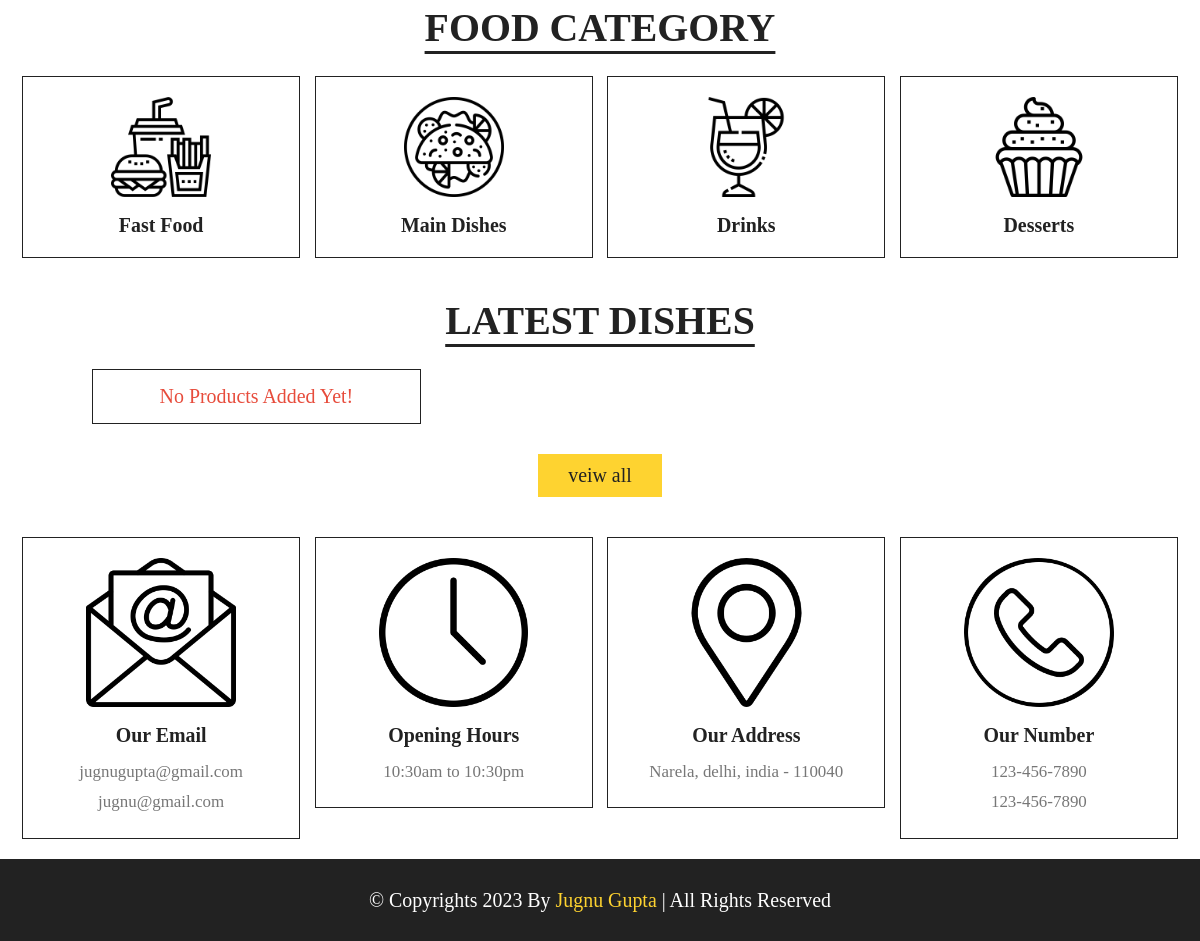
Page /home.php (lower part) on the earlier database version.
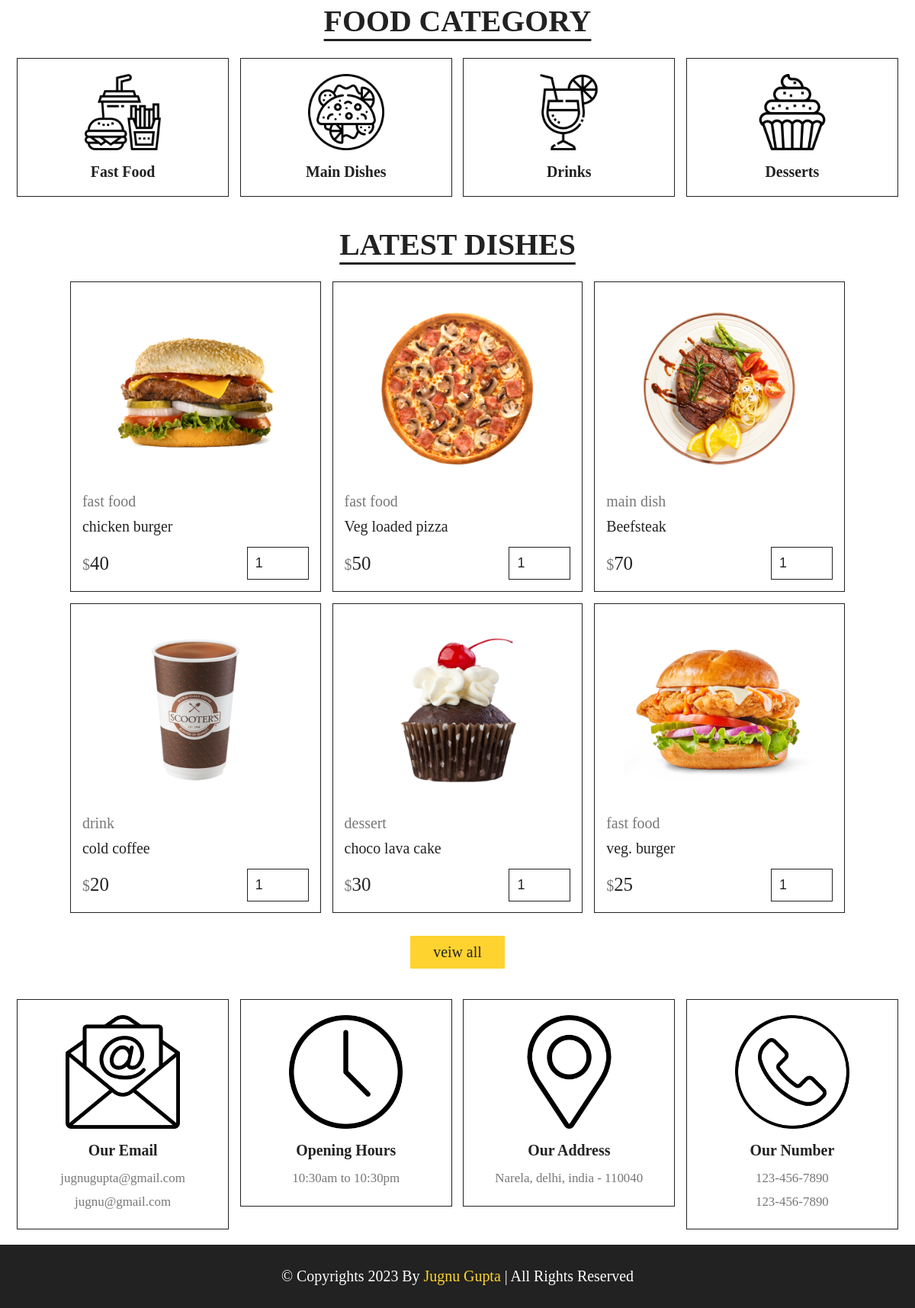
Same page on the later database version.
### tables this page shows
CREATE TABLE `products` (
  `id` int(100) NOT NULL,
  `name` varchar(100) NOT NULL,
  `category` varchar(100) NOT NULL,
  `price` int(10) NOT NULL,
  `image` varchar(100) NOT NULL
);

### home.php (the view, shortened to what this page needs)
<?php
    include('components/connection.php');
?>
<!DOCTYPE html>
<html lang="en">
<head>
    <link rel="stylesheet" href="https://cdn.jsdelivr.net/npm/swiper@11/swiper-bundle.min.css" />
    <link rel="stylesheet" href="./CSS/style.css">
</head>
<body>
    <section class="category">
        <h1 class="title">food category</h1>
        <div class="box-container">
            <a href="category.php?category=fast food" class="box">
                <img src="images/cat-1.png" alt="">
                <h3>fast food</h3>
            </a>
            <a href="category.php?category=main dish" class="box">
                <img src="images/cat-2.png" alt="">
                <h3>main dishes</h3>
            </a>
            <a href="category.php?category=drink" class="box">
                <img src="images/cat-3.png" alt="">
                <h3>drinks</h3>
            </a>
            <a href="category.php?category=dessert" class="box">
                <img src="images/cat-4.png" alt="">
                <h3>desserts</h3>
            </a>
        </div>
    </section>
    <section class="products">
    <h1 class="title">latest dishes</h1>
    <div class="box-container">
        <?php
            $sql = "SELECT * FROM `products` LIMIT 6;";
            $select_products = mysqli_query($conn, $sql);
            $fetch_products = mysqli_fetch_all($select_products, MYSQLI_ASSOC);
            if(count($fetch_products) > 0){
                for ($i = 0; $i < count($fetch_products); $i++) {
        ?>
        <form action="" method="post" class="box">
            <img src="uploaded_img/<?= $fetch_products[$i]['image']; ?>" alt="">
            <a href="category.php?category=<?= $fetch_products[$i]['category']; ?>" class="cat"><?= $fetch_products[$i]['category']; ?></a>
            <div class="name"><?= $fetch_products[$i]['name']; ?></div>
            <div class="flex">
            <div class="price"><span>$</span><?= $fetch_products[$i]['price']; ?></div>
            <input type="number" name="qty" class="qty" min="1" max="99" value="1" maxlength="2">
            </div>
        </form>
        <?php
            }
        }else{
            echo '<p class="empty">no products added yet!</p>';
        }
        ?>
    </div>
    <div class="more-btn">
        <a href="menu.html" class="btn">veiw all</a>
    </div>
    </section>
    <?php include('components/footer.php'); ?>
</body>
</html>

Differences in the rows shown:
added products: image (picture), category "fast food", name "chicken burger", price "40"
added products: image (picture), category "fast food", name "Veg loaded pizza", price "50"
added products: image (picture), category "main dish", name "Beefsteak", price "70"
added products: image (picture), category "drink", name "cold coffee", price "20"
added products: image (picture), category "dessert", name "choco lava cake", price "30"
added products: image (picture), category "fast food", name "veg. burger", price "25"
Other differences:
text no longer shown: "No Products Added Yet!"
